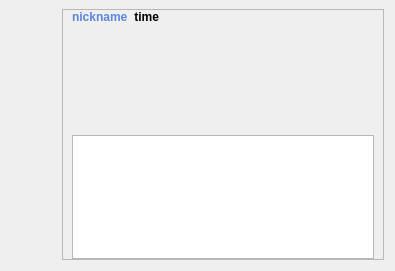
<?xml version="1.0" encoding="UTF-8"?>
<ui version="4.0">
 <class>messagewidget</class>
 <widget class="QFrame" name="messagewidget">
  <property name="geometry">
   <rect>
    <x>0</x>
    <y>0</y>
    <width>395</width>
    <height>271</height>
   </rect>
  </property>
  <property name="sizePolicy">
   <sizepolicy hsizetype="MinimumExpanding" vsizetype="Minimum">
    <horstretch>0</horstretch>
    <verstretch>0</verstretch>
   </sizepolicy>
  </property>
  <property name="windowTitle">
   <string>Frame</string>
  </property>
  <property name="styleSheet">
   <string notr="true">#messagewidget { border:none }</string>
  </property>
  <property name="frameShape">
   <enum>QFrame::Box</enum>
  </property>
  <layout class="QHBoxLayout" name="horizontalLayout">
   <property name="spacing">
    <number>6</number>
   </property>
   <property name="topMargin">
    <number>9</number>
   </property>
   <item alignment="Qt::AlignTop">
    <widget class="QLabel" name="photo">
     <property name="minimumSize">
      <size>
       <width>45</width>
       <height>45</height>
      </size>
     </property>
     <property name="maximumSize">
      <size>
       <width>45</width>
       <height>45</height>
      </size>
     </property>
     <property name="styleSheet">
      <string notr="true">border: none;</string>
     </property>
     <property name="frameShape">
      <enum>QFrame::Box</enum>
     </property>
     <property name="text">
      <string/>
     </property>
     <property name="pixmap">
      <pixmap resource="../icons.qrc">:/icons/res/camera_200.png</pixmap>
     </property>
     <property name="scaledContents">
      <bool>true</bool>
     </property>
    </widget>
   </item>
   <item>
    <widget class="QFrame" name="frame">
     <property name="sizePolicy">
      <sizepolicy hsizetype="MinimumExpanding" vsizetype="Preferred">
       <horstretch>0</horstretch>
       <verstretch>0</verstretch>
      </sizepolicy>
     </property>
     <property name="styleSheet">
      <string notr="true"/>
     </property>
     <property name="frameShape">
      <enum>QFrame::StyledPanel</enum>
     </property>
     <property name="frameShadow">
      <enum>QFrame::Raised</enum>
     </property>
     <layout class="QVBoxLayout" name="verticalLayout_2">
      <property name="topMargin">
       <number>0</number>
      </property>
      <property name="bottomMargin">
       <number>0</number>
      </property>
      <item>
       <layout class="QVBoxLayout" name="verticalLayout_3" stretch="0,0">
        <property name="spacing">
         <number>0</number>
        </property>
        <item>
         <layout class="QHBoxLayout" name="horizontalLayout_3">
          <property name="spacing">
           <number>6</number>
          </property>
          <property name="sizeConstraint">
           <enum>QLayout::SetMinimumSize</enum>
          </property>
          <property name="topMargin">
           <number>0</number>
          </property>
          <property name="bottomMargin">
           <number>0</number>
          </property>
          <item>
           <widget class="QLabel" name="nickname">
            <property name="sizePolicy">
             <sizepolicy hsizetype="Minimum" vsizetype="Minimum">
              <horstretch>0</horstretch>
              <verstretch>0</verstretch>
             </sizepolicy>
            </property>
            <property name="font">
             <font>
              <weight>75</weight>
              <bold>true</bold>
             </font>
            </property>
            <property name="styleSheet">
             <string notr="true">QLabel{color: rgb(93, 132, 222);}</string>
            </property>
            <property name="lineWidth">
             <number>1</number>
            </property>
            <property name="text">
             <string>nickname</string>
            </property>
            <property name="textFormat">
             <enum>Qt::AutoText</enum>
            </property>
            <property name="scaledContents">
             <bool>false</bool>
            </property>
            <property name="alignment">
             <set>Qt::AlignLeading|Qt::AlignLeft|Qt::AlignTop</set>
            </property>
           </widget>
          </item>
          <item>
           <widget class="QLabel" name="datetime">
            <property name="sizePolicy">
             <sizepolicy hsizetype="Fixed" vsizetype="Minimum">
              <horstretch>0</horstretch>
              <verstretch>0</verstretch>
             </sizepolicy>
            </property>
            <property name="font">
             <font>
              <weight>75</weight>
              <bold>true</bold>
             </font>
            </property>
            <property name="text">
             <string>time</string>
            </property>
            <property name="alignment">
             <set>Qt::AlignRight|Qt::AlignTop|Qt::AlignTrailing</set>
            </property>
            <property name="indent">
             <number>-1</number>
            </property>
           </widget>
          </item>
          <item alignment="Qt::AlignTop">
           <widget class="QLabel" name="status">
            <property name="sizePolicy">
             <sizepolicy hsizetype="Minimum" vsizetype="Preferred">
              <horstretch>0</horstretch>
              <verstretch>0</verstretch>
             </sizepolicy>
            </property>
            <property name="text">
             <string/>
            </property>
           </widget>
          </item>
          <item>
           <spacer name="horizontalSpacer">
            <property name="orientation">
             <enum>Qt::Horizontal</enum>
            </property>
            <property name="sizeHint" stdset="0">
             <size>
              <width>0</width>
              <height>20</height>
             </size>
            </property>
           </spacer>
          </item>
         </layout>
        </item>
        <item>
         <layout class="QVBoxLayout" name="verticalLayout">
          <property name="spacing">
           <number>0</number>
          </property>
          <property name="topMargin">
           <number>0</number>
          </property>
          <item alignment="Qt::AlignTop">
           <widget class="WTextBrowser" name="message">
            <property name="enabled">
             <bool>true</bool>
            </property>
            <property name="sizePolicy">
             <sizepolicy hsizetype="Minimum" vsizetype="Ignored">
              <horstretch>0</horstretch>
              <verstretch>0</verstretch>
             </sizepolicy>
            </property>
            <property name="minimumSize">
             <size>
              <width>0</width>
              <height>0</height>
             </size>
            </property>
            <property name="baseSize">
             <size>
              <width>0</width>
              <height>0</height>
             </size>
            </property>
            <property name="verticalScrollBarPolicy">
             <enum>Qt::ScrollBarAlwaysOff</enum>
            </property>
            <property name="horizontalScrollBarPolicy">
             <enum>Qt::ScrollBarAlwaysOff</enum>
            </property>
           </widget>
          </item>
          <item>
           <layout class="QVBoxLayout" name="attachments_layout">
            <property name="spacing">
             <number>2</number>
            </property>
           </layout>
          </item>
         </layout>
        </item>
       </layout>
      </item>
     </layout>
    </widget>
   </item>
  </layout>
 </widget>
 <customwidgets>
  <customwidget>
   <class>WTextBrowser</class>
   <extends>QTextBrowser</extends>
   <header>customwidgets/wtextbrowser.h</header>
  </customwidget>
 </customwidgets>
 <resources>
  <include location="../icons.qrc"/>
 </resources>
 <connections/>
</ui>
